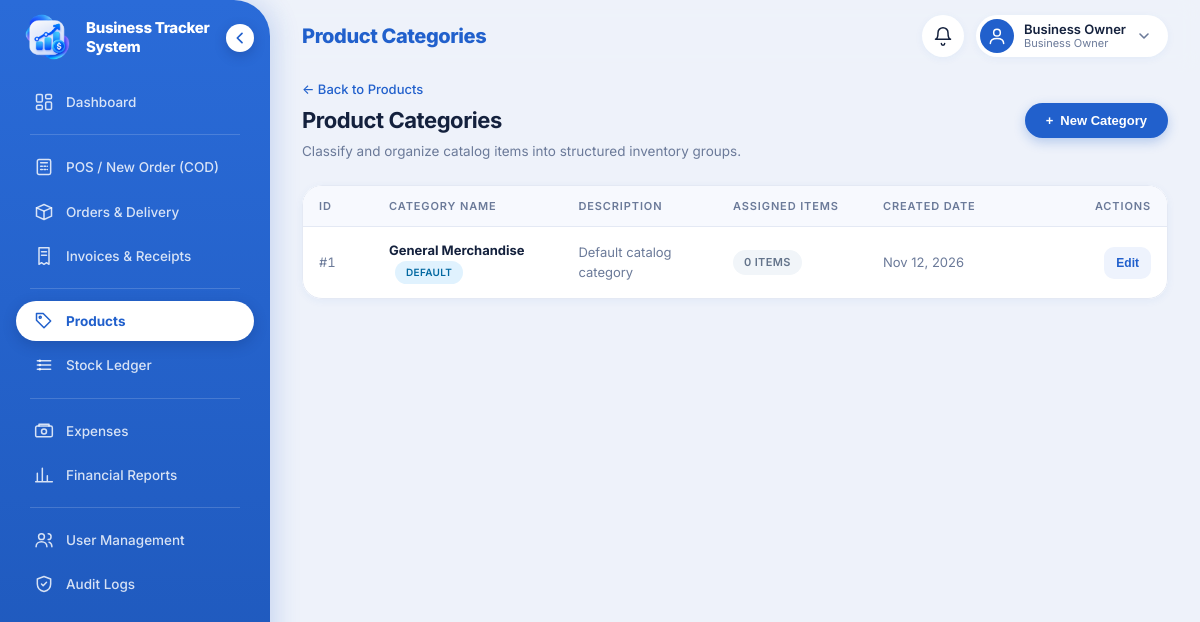
Page /modules/products/categories.php (signed in) on the committed database.
### tables this page shows
CREATE TABLE IF NOT EXISTS `categories` (
    `id` INT UNSIGNED AUTO_INCREMENT PRIMARY KEY,
    `name` VARCHAR(100) NOT NULL UNIQUE,
    `description` TEXT NULL,
    `created_at` TIMESTAMP DEFAULT CURRENT_TIMESTAMP
);

### includes/auth.php (called while the page is built, shortened)
<?php
function is_logged_in(): bool {
    return !empty($_SESSION['user_id']) && !empty($_SESSION['role_name']);
}

### includes/rbac.php (called while the page is built, shortened)
<?php
require_once __DIR__ . '/auth.php';
function get_role_permissions(): array {
    return [
        ROLE_ADMIN => [
            'dashboard_view', 'dashboard_financials',
            'products_view', 'products_manage',
            'inventory_view', 'inventory_adjust',
            'orders_view', 'orders_create', 'orders_update_status', 'orders_cancel', 'orders_remit_cod',
            'expenses_view', 'expenses_manage', 'expenses_delete',
            'invoices_view', 'invoices_manage',
            'reports_view', 'reports_net_income', 'reports_export',
            'audit_view',
            'users_manage'
        ],
        ROLE_MANAGER => [
            'dashboard_view', 'dashboard_financials',
            'products_view', 'products_manage',
            'inventory_view', 'inventory_adjust',
            'orders_view', 'orders_create', 'orders_update_status', 'orders_cancel', 'orders_remit_cod',
            'expenses_view', 'expenses_manage',
            'invoices_view',
            'reports_view', 'reports_net_income', 'reports_export',
            'audit_view'
        ],
        ROLE_CASHIER => [
            'dashboard_view',
            'products_view',
            'inventory_view',
            'orders_view', 'orders_create', 'orders_update_status', 'orders_cancel',
            'invoices_view'
        ]
    ];
}
function has_permission(string $permission): bool {
    $role = $_SESSION['role_name'] ?? '';
    $matrix = get_role_permissions();
    return in_array($permission, $matrix[$role], true);
}

### modules/products/categories.php (the view, shortened to what this page needs)
<?php
require_once __DIR__ . '/../../includes/auth.php';
require_once __DIR__ . '/../../includes/rbac.php';
$canManage = has_permission('products_manage');
$db = get_db();
$stmt = $db->query("
    SELECT c.id, c.name, c.description, c.created_at,
           COUNT(p.id) AS product_count
    FROM categories c
    LEFT JOIN products p ON c.id = p.category_id AND p.deleted_at IS NULL
    GROUP BY c.id
    ORDER BY c.name ASC
");
$categories = $stmt->fetchAll();
require_once __DIR__ . '/../../includes/header.php';
?>
<div class="page-header" style="display: flex; justify-content: space-between; align-items: center; margin-bottom: 24px; flex-wrap: wrap; gap: 16px;">
    <div>
        <div style="display: flex; align-items: center; gap: 8px; margin-bottom: 4px;">
            <a href="<?= BASE_URL ?>/modules/products/" style="color: var(--color-primary); text-decoration: none; font-size: 13px; font-weight: 500;">
                &larr; Back to Products
            </a>
        </div>
        <h1 style="font-size: 22px; font-weight: 700; color: var(--text-main); margin: 0;">Product Categories</h1>
        <p style="font-size: 13.5px; color: var(--text-muted); margin: 4px 0 0 0;">
            Classify and organize catalog items into structured inventory groups.
        </p>
    </div>
    <?php if ($canManage): ?>
        <button type="button" class="btn btn-primary" id="openAddCategoryBtn">
            <span>+</span> New Category
        </button>
    <?php endif; ?>
</div>
<div class="card" style="padding: 0; overflow: hidden;">
    <div class="table-responsive">
        <table class="table" id="categoriesTable">
            <thead>
                <tr>
                    <th style="width: 70px;">ID</th>
                    <th>Category Name</th>
                    <th>Description</th>
                    <th style="width: 150px;">Assigned Items</th>
                    <th style="width: 160px;">Created Date</th>
                    <?php if ($canManage): ?>
                        <th style="width: 140px; text-align: right;">Actions</th>
                    <?php endif; ?>
                </tr>
            </thead>
            <tbody id="categoryTableBody">
                <?php if (empty($categories)): ?>
                    <tr>
                        <td colspan="<?= $canManage ? '6' : '5' ?>" style="text-align: center; padding: 40px 20px; color: var(--text-muted);">
                            No categories found. Click "New Category" to create your first catalog group.
                        </td>
                    </tr>
                <?php else: ?>
                    <?php foreach ($categories as $cat): ?>
                        <tr id="cat-row-<?= (int)$cat['id'] ?>">
                            <td class="tabular-nums" style="color: var(--text-muted);">#<?= (int)$cat['id'] ?></td>
                            <td>
                                <strong><?= htmlspecialchars($cat['name'], ENT_QUOTES, 'UTF-8') ?></strong>
                                <?php if ((int)$cat['id'] === 1): ?>
                                    <span class="badge badge-confirmed" style="margin-left: 6px; font-size: 10px;">Default</span>
                                <?php endif; ?>
                            </td>
                            <td style="color: var(--text-muted);">
                                <?= !empty($cat['description']) ? htmlspecialchars($cat['description'], ENT_QUOTES, 'UTF-8') : '<em style="color:#94a3b8;">None provided</em>' ?>
                            </td>
                            <td>
                                <span class="badge <?= (int)$cat['product_count'] > 0 ? 'badge-confirmed' : 'badge-inactive' ?>">
                                    <?= (int)$cat['product_count'] ?> item<?= (int)$cat['product_count'] === 1 ? '' : 's' ?>
                                </span>
                            </td>
                            <td style="font-size: 13px; color: var(--text-muted);">
                                <?= date('M d, Y', strtotime($cat['created_at'])) ?>
                            </td>
                            <?php if ($canManage): ?>
                                <td style="text-align: right; white-space: nowrap;">
                                    <button type="button" class="btn btn-outline btn-sm edit-cat-btn"
                                            data-id="<?= (int)$cat['id'] ?>"
                                            data-name="<?= htmlspecialchars($cat['name'], ENT_QUOTES, 'UTF-8') ?>"
                                            data-description="<?= htmlspecialchars($cat['description'] ?? '', ENT_QUOTES, 'UTF-8') ?>">
                                        Edit
                                    </button>
                                </td>
                            <?php endif; ?>
                        </tr>
                    <?php endforeach; ?>
                <?php endif; ?>
            </tbody>
        </table>
    </div>
</div>
<?php require_once __DIR__ . '/../../includes/footer.php'; ?>

### assets/css/main.css (style rules this page uses)
:root { --color-primary: #2563eb; --color-primary-hover: #1d4ed8; --color-primary-light: #eff6ff; --color-success: #16a34a; --color-success-bg: #f0fdf4; --color-success-border: #bbf7d0; --color-warning: #f59e0b; --color-warning-bg: #fffbeb; --color-warning-border: #fde68a; --color-danger: #dc2626; --color-danger-bg: #fef2f2; --color-danger-border: #fecaca; --color-info: #0284c7; --color-info-bg: #f0f9ff; --color-info-border: #bae6fd; --bg-body: #f8fafc; --bg-surface: #ffffff; --bg-sidebar: #0f172a; --bg-sidebar-hover: #1e293b; --border-color: #e2e8f0; --border-focus: #3b82f6; --text-main: #0f172a; --text-muted: #64748b; --text-inverse: #ffffff; --text-sidebar: #94a3b8; --text-sidebar-active: #ffffff; --shadow-sm: 0 1px 2px 0 rgba(0, 0, 0, 0.05); --shadow-md: 0 4px 6px -1px rgba(0, 0, 0, 0.1), 0 2px 4px -2px rgba(0, 0, 0, 0.1); --shadow-lg: 0 10px 15px -3px rgba(0, 0, 0, 0.1), 0 4px 6px -4px rgba(0, 0, 0, 0.1); --shadow-modal: 0 20px 25px -5px rgba(0, 0, 0, 0.15), 0 8px 10px -6px rgba(0, 0, 0, 0.1); --radius-sm: 4px; --radius-md: 8px; --radius-lg: 12px; --radius-full: 9999px; --sidebar-width: 260px; --header-height: 64px; }
*, *::before, *::after { box-sizing: border-box; margin: 0; padding: 0; }
body { font-family: "Inter", -apple-system, BlinkMacSystemFont, "Segoe UI", Roboto, Arial, sans-serif; background-color: var(--bg-body); color: var(--text-main); font-size: 14px; font-weight: 400; line-height: 1.5; -webkit-font-smoothing: antialiased; -moz-osx-font-smoothing: grayscale; }
h1, h2, h3, h4, h5, h6, .page-breadcrumb, .card-title, .modal-title, .section-title { font-family: "Inter", -apple-system, BlinkMacSystemFont, "Segoe UI", Roboto, Arial, sans-serif; font-weight: 700; letter-spacing: -0.02em; }
.tabular-nums { font-variant-numeric: tabular-nums; }

### rows in the picture
categories: id "1", name "General Merchandise", shows "DEFAULT", description "Default catalog category", product_count "0", created_at "Nov 12, 2026"

### other values in the picture
$pageTitle "Product Categories"
$user['full_name'] "Business Owner"
$user['role_label'] "Business Owner"
